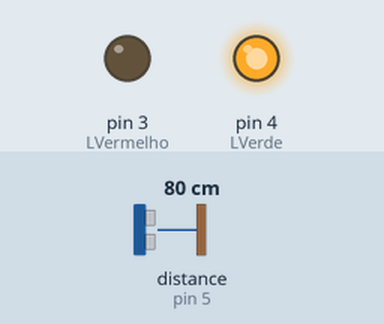
The sketch below on a simulated Arduino Uno, built with avr-gcc and run on an emulated ATmega328P. On the bench: output pins drawn as LEDs (lit = HIGH). Wiring (inferred from the names in the program): ultrasonic range finder: trigger pin 6; echo pin 5. Inputs (shaded band) come from the test bench; at power-on: distance to the obstacle (sensor on pin 5) 80 cm. The echo pulse lasts 58.3 µs per cm; pins used as bus, display or sensor lines are not drawn.

Above: at 1.3 s.
1.4 s: distance to the obstacle (sensor on pin 5) set to 30 cm
2.9 s: distance to the obstacle (sensor on pin 5) set to 24 cm
At 4.0 s:
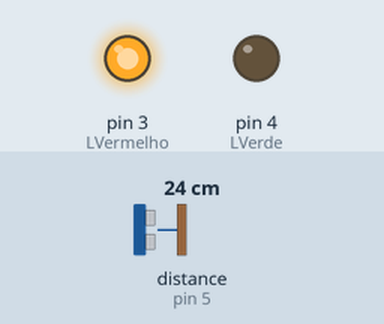
4.5 s: distance to the obstacle (sensor on pin 5) set to 35 cm
At 5.4 s:
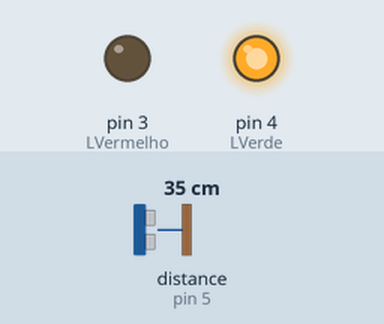
6.0 s: distance to the obstacle (sensor on pin 5) set to 2 cm
At 6.8 s:
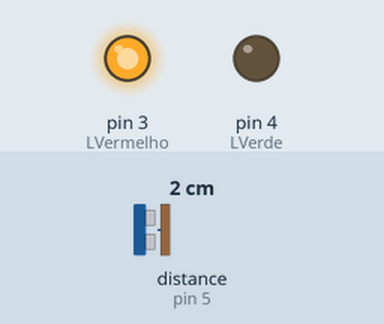
Timing chart, 0 to 8.5 s (numbered marks = the images above; inputs shaded):
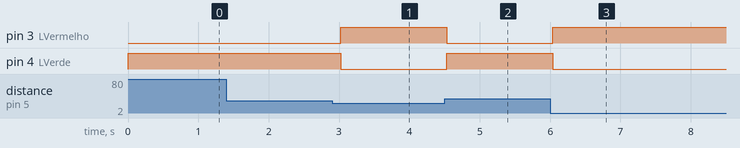

The sketch:

sensor_distancia_HCSR04-LEDS_Sinal_distancia.ino
```cpp
/* Antes das funções de configuração (void setup) e de rotina
(void loop) é possível dar nomes para as portas do arduino
com o intuíto de facilitar a programação, deixando elas mais
amigável e de fácil compreensão sobre o que e como está
funcionando cada item da programação como os leds e demais
componentes conectados nas portas do arduino
Em muitos casos também é utilizado para configurar
inicialmente variáveis (nomes que armazenarão informações)
para serem utilizadas como coleta e armazenamento de dados */

int LVerde = 4; // define a porta 4 para o LED VERDE
int LVermelho = 3; // define a porta 3 para o LED VERMELHO
int trig = 6; // define a porta 6 para o EMISSOR DE SOM
int echo = 5; // define a porta 4 para o RECEPTOR DE SOM


/*Esta seção da programação (void setup) é responsável por
configurar todo o arduino e as portas para enviar ou
receber sinal e energia (no caso dos sensores de recepção)
ou enviar sinal/energia para para os mais variados
componentes elétricos/eletrônicos (leds, altofalantes, etc)*/
void setup()
{
  pinMode(LVermelho, OUTPUT); //Faz com que o led VERMELHO possa
                              //receber energia

  pinMode(LVerde, OUTPUT);//Faz com que o led VERDE possa
                              //receber energia

  pinMode(trig, OUTPUT); //Faz com que o ALTO FALANTE DE EMISSÃO
                         // (O TRIG) possa ENVIAR SINAL/energia

  pinMode(echo, INPUT); //Faz com que o ALTO FALANTE DE RECEPÇÃO
                         // (O ECHO) possa receber SINAL/energia


}

void loop()
{
  digitalWrite(trig, LOW); // Desativa o trig para emissão de sinal

  delayMicroseconds(2); // Espera por 2 micro segundos

  digitalWrite(trig, HIGH); // ativa o trig para emissão de sinal

  delayMicroseconds(10); // Espera por 2 micro segundos

  digitalWrite(trig, LOW); // Desativa o trig para emissão de sinal

  //Cria uma variável estilo long (para valores muito extensos
  //com nome de duração para receber o sinal enviado pelo trig
  long duracao = pulseIn(echo, HIGH);

  /*Cria uma variável estilo inteira (apenas números
  inteiros - sem casas decimais convertendo o valor da duração como um valor
  de medida de distância, por esta razão o valor da variável
  duracao deve ser dividido por 2.
  Como a velocidade do som no ar à 20ºC é de aproximadamente
  340 m/s, temos que a distância é calculada como
  distância = (velocidade do som no ar)*(tempo de propagação)
  Com isto em mente, devemos utilizar a padronização para o
  resultado em centímetros dividindo-se o valor do
  tempo dividido por 2 (uma vez que o som emitido foi e voltou)
  sendo este resultado multiplicado por 0,0343 ou divindo
  por 29.1 (que é o resultado de 1 divido por 0,0343)
  padronizando a unidade medida em um valor em centímetros.*/
  int distancia = (duracao/2)/29.1;


  //estabelece um parâmetro de comparação para que execute uma ação
  //a partir de uma distância específica conforme coleta de
  //informação recebida no echo.
  //o valor 25 corresponde à 25cm de distância
  if (distancia<=25 ) {

//ação à ser realizada se a distância for menor que 25cm
    digitalWrite(LVermelho, HIGH); //acende o led vermelho
    digitalWrite(LVerde, LOW); //apaga o led verde

  } else { //o comando else (senão) realiza uma ação caso
    //o objeto esteja em uma distância diferente da condição
    //desejada


    digitalWrite(LVermelho, LOW); //acende o led vermelho
    digitalWrite(LVerde, HIGH); //apaga o led verde

  }

  delay(500); //estabelece um tempo de 500 milisegundos (meio segundo)
              //para iniciar novamente a rotina programada no loop
              //e desta maneira fazer medições constantemente.

}


 
```

Measured:
- the behaviour switches between 27 and 26 cm on distance to the obstacle (sensor on pin 5) (found by bisection; images 0 and 1)
- after the input at 1.4 s, every drawn part: stays the same
- after the input at 2.9 s, pin 3 (LVermelho): LOW → HIGH after 0.12 s; pin 4 (LVerde): HIGH → LOW after 0.12 s
- after the input at 4.5 s, pin 3 (LVermelho): HIGH → LOW at once; pin 4 (LVerde): LOW → HIGH at once
- after the input at 6.0 s, pin 3 (LVermelho): LOW → HIGH at once; pin 4 (LVerde): HIGH → LOW at once
